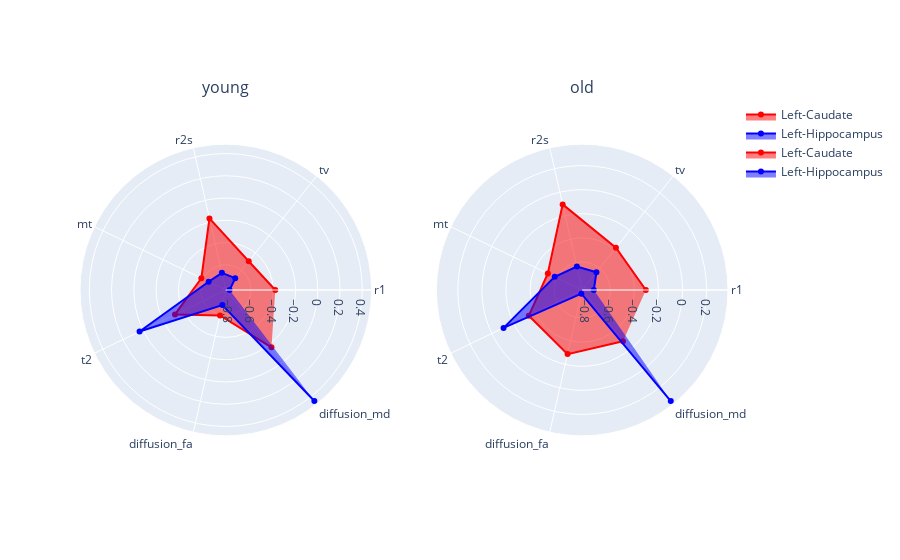

Here is the notebook cell this chart was saved with:
### Code cell
%autoreload 2
rois = [('Left-Caudate', 'Left-Hippocampus')]
for roi_pair in rois:
    StatisticsWrapper.show_rois_differences_in_polar(young_subjects_z_score, old_subjects_z_score, roi_pair[0], roi_pair[1], params_to_work_with, ('young', 'old'))

### Figure 1 — Plotly figure (JSON) as saved in the notebook; plotly's stock layout.template omitted (floating-point values rounded to 4 significant figures)
{"data": [{"fill": "toself", "line": {"color": "red"}, "name": "Left-Caudate", "r": [-0.3817, -0.4958, -0.1663, -0.5824, -0.3196, -0.592, -0.1679], "subplot": "polar", "theta": ["r1", "tv", "r2s", "mt", "t2", "diffusion_fa", "diffusion_md"], "type": "scatterpolar"}, {"fill": "toself", "line": {"color": "blue"}, "name": "Left-Hippocampus", "r": [-0.7924, -0.69, -0.6682, -0.655, 0.03377, -0.6871, 0.4501], "subplot": "polar", "theta": ["r1", "tv", "r2s", "mt", "t2", "diffusion_fa", "diffusion_md"], "type": "scatterpolar"}, {"fill": "toself", "line": {"color": "red"}, "name": "Left-Caudate", "r": [-0.3044, -0.384, -0.104, -0.5162, -0.3409, -0.2871, -0.2896], "subplot": "polar2", "theta": ["r1", "tv", "r2s", "mt", "t2", "diffusion_fa", "diffusion_md"], "type": "scatterpolar"}, {"fill": "toself", "line": {"color": "blue"}, "name": "Left-Hippocampus", "r": [-0.7364, -0.6436, -0.6338, -0.5795, -0.1081, -0.8017, 0.3463], "subplot": "polar2", "theta": ["r1", "tv", "r2s", "mt", "t2", "diffusion_fa", "diffusion_md"], "type": "scatterpolar"}], "layout": {"annotations": [{"font": {"size": 16}, "showarrow": false, "text": "young", "x": 0.225, "xanchor": "center", "xref": "paper", "y": 1, "yanchor": "bottom", "yref": "paper"}, {"font": {"size": 16}, "showarrow": false, "text": "old", "x": 0.775, "xanchor": "center", "xref": "paper", "y": 1, "yanchor": "bottom", "yref": "paper"}], "polar": {"domain": {"x": [0, 0.45], "y": [0, 1]}, "radialaxis": {"visible": true}}, "polar2": {"domain": {"x": [0.55, 1], "y": [0, 1]}, "radialaxis": {"visible": true}}}}
